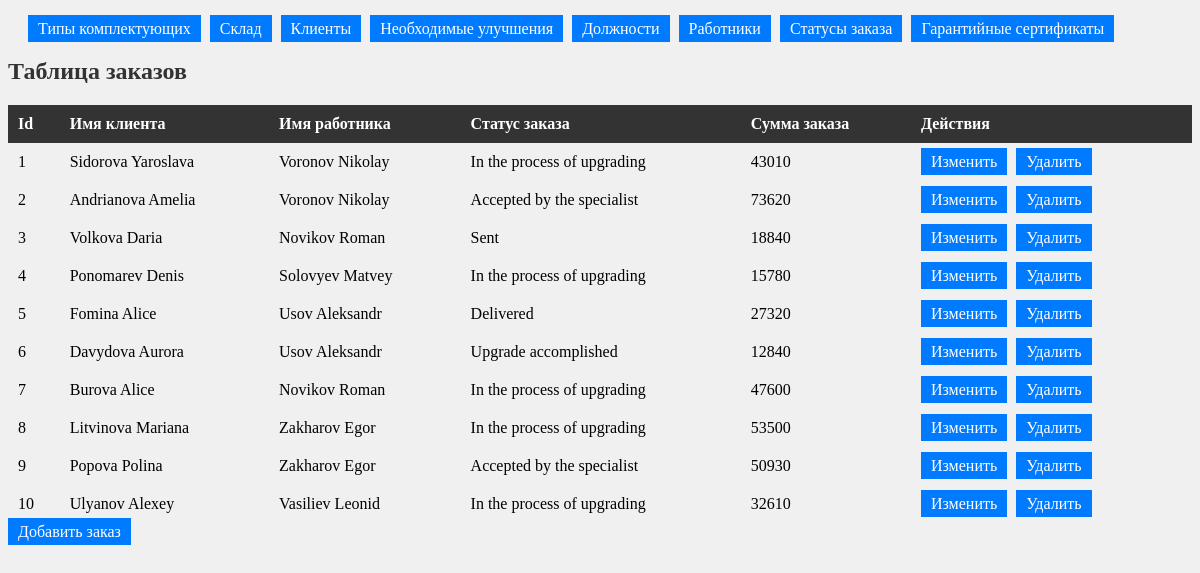
The app's page /server/php/tables/index.php with its own data.
### tables this page shows
create table IF NOT EXISTS orders (
  id_order int AUTO_INCREMENT,
  id_client int NOT NULL,
  id_employee int NOT NULL,
  id_order_status int NOT NULL,
  total_price mediumint unsigned NOT NULL,
  PRIMARY KEY (id_order),
  FOREIGN KEY (id_client) REFERENCES client (id_client) ON DELETE CASCADE ON UPDATE CASCADE,
  FOREIGN KEY (id_employee) REFERENCES employee (id_employee) ON DELETE CASCADE ON UPDATE CASCADE,
  FOREIGN KEY (id_order_status) REFERENCES order_status (id_order_status) ON DELETE CASCADE ON UPDATE CASCADE
);

create table IF NOT EXISTS client (
  id_client int AUTO_INCREMENT,
  email varchar (60) NOT NULL,
  last_name varchar (50) NOT NULL,
  name varchar (50) NOT NULL,
  password varchar (256) NOT NULL,
  birth_date date NOT NULL,
  account_number varchar(15) NOT NULL,
  PRIMARY KEY (id_client)
);

create table IF NOT EXISTS employee (
  id_employee int AUTO_INCREMENT,
  last_name varchar (50) NOT NULL,
  name varchar (50) NOT NULL,
  id_position int NOT NULL,
  PRIMARY KEY (id_employee),
  FOREIGN KEY (id_position) REFERENCES position (id_position) ON DELETE CASCADE ON UPDATE CASCADE
);

create table IF NOT EXISTS order_status (
  id_order_status int AUTO_INCREMENT,
  status varchar (40) NOT NULL,
  PRIMARY KEY (id_order_status)
);

### server/php/tables/index.php (the view, shortened to what this page needs)
<!DOCTYPE html>
<html lang="en">
<head>
    <link rel="stylesheet" href="../styles/styles.css">
</head>
<body>
    <div class="container">
        <div class="buttons">
            <a class='button' href="index_type.php">Типы комплектующих</a>
            <a class='button' href="index_stock.php">Склад</a>
            <a class='button' href="index_client.php">Клиенты</a>
            <a class='button' href="index_improve.php">Необходимые улучшения</a>
            <a class='button' href="index_position.php">Должности</a>
            <a class='button' href="index_employee.php">Работники</a>
            <a class='button' href="index_order_status.php">Статусы заказа</a>
            <a class='button' href="index_warranty.php">Гарантийные сертификаты</a>
        </div>
        <h1>Таблица заказов</h1>
        <table>
            <thead>
                <tr>
                    <th>Id</th>
                    <th>Имя клиента</th>
                    <th>Имя работника</th>
                    <th>Статус заказа</th>
                    <th>Сумма заказа</th>
                    <th>Действия</th>
                </tr>
            </thead>
            <tbody>
                <?php
                    include("../config.php");
                    $result = mysqli_query($conn, "SELECT * FROM orders");
                    while($row = mysqli_fetch_array($result)){
                        $client = $conn->query("SELECT name, last_name FROM client WHERE client.id_client = $row[id_client]");
                        $client_temp = mysqli_fetch_array($client);
                        $space=' ';
                        $client_fio = $client_temp['last_name'].$space.$client_temp['name'];
                        $employee = $conn->query("SELECT name, last_name FROM employee WHERE employee.id_employee = $row[id_employee]");
                        $employee_temp = mysqli_fetch_array($employee);
                        $employee_fio = $employee_temp['last_name'].$space.$employee_temp['name'];
                        $order_status = $conn->query("SELECT status FROM order_status WHERE order_status.id_order_status = $row[id_order_status]");
                        $order_status_temp = mysqli_fetch_array($order_status);
                        echo "<tr>
                                <td>{$row['id_order']}</td>
                                <td>{$client_fio}</td>
                                <td>{$employee_fio}</td>
                                <td>{$order_status_temp['status']}</td>
                                <td>{$row['total_price']}</td>
                                <td>
                                    <a class='button' href='../update/update_order.php?id={$row['id_order']}'>Изменить</a>
                                    <a class='button' href='../delete/delete_order.php?id={$row['id_order']}'>Удалить</a>
                                </td>
                            </tr>";
                    }
                ?>
            </tbody>
        </table>
    </div>
    <a class='button' href="../create/add_order.php">Добавить заказ</a>
</body>
</html>

### server/php/styles/styles.css (style rules this page uses)
div.buttons { margin: 20px; }
h1 { color: #333; font-size: 24px; }
table { width: 100%; border-collapse: collapse; margin-top: 20px; }
thead tr { background-color: #333; color: #fff; }
td, th { padding: 10px; text-align: left; }
.button { padding: 5px 10px; background-color: #007bff; color: #fff; text-decoration: none; border: none; margin-right: 5px; }

### records on screen
orders: id_order "1", id_client.name "Sidorova Yaroslava", id_employee.name "Voronov Nikolay", id_order_status.status "In the process of upgrading", total_price "43010"
orders: id_order "2", id_client.name "Andrianova Amelia", id_employee.name "Voronov Nikolay", id_order_status.status "Accepted by the specialist", total_price "73620"
orders: id_order "3", id_client.name "Volkova Daria", id_employee.name "Novikov Roman", id_order_status.status "Sent", total_price "18840"
orders: id_order "4", id_client.name "Ponomarev Denis", id_employee.name "Solovyev Matvey", id_order_status.status "In the process of upgrading", total_price "15780"
orders: id_order "5", id_client.name "Fomina Alice", id_employee.name "Usov Aleksandr", id_order_status.status "Delivered", total_price "27320"
orders: id_order "6", id_client.name "Davydova Aurora", id_employee.name "Usov Aleksandr", id_order_status.status "Upgrade accomplished", total_price "12840"
orders: id_order "7", id_client.name "Burova Alice", id_employee.name "Novikov Roman", id_order_status.status "In the process of upgrading", total_price "47600"
orders: id_order "8", id_client.name "Litvinova Mariana", id_employee.name "Zakharov Egor", id_order_status.status "In the process of upgrading", total_price "53500"
orders: id_order "9", id_client.name "Popova Polina", id_employee.name "Zakharov Egor", id_order_status.status "Accepted by the specialist", total_price "50930"
orders: id_order "10", id_client.name "Ulyanov Alexey", id_employee.name "Vasiliev Leonid", id_order_status.status "In the process of upgrading", total_price "32610"
